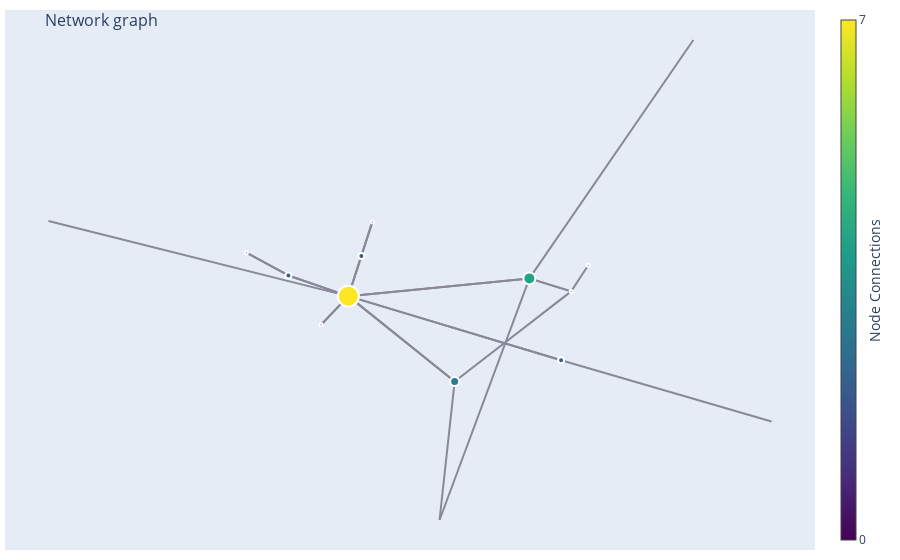

The notebook cell this image was saved under:
### Code cell
# Create a directed graph from the DataFrame
G = nx.from_pandas_edgelist(G_df.head(25), 'Source airport', 'Destination airport',create_using=nx.DiGraph())

# Calculate the number of connections for each node
node_adjacencies = [len(adjacencies) for node, adjacencies in G.adjacency()]


# Create a trace for nodes with different sizes based on the number of connections
node_trace = go.Scatter(
    x=[],
    y=[],
    mode='markers',
    hoverinfo='text',
    marker=dict(
        showscale=True,
        colorscale='Viridis',  # Use the 'Viridis' colorscale
        size=10,
        color=node_adjacencies,# Assign node_adjacencies directly to the color attribute
        opacity=1,#
        colorbar=dict(
            thickness=15,
            title='Node Connections',
            xanchor='left',
            titleside='right',
            tickvals=[min(node_adjacencies), max(node_adjacencies)],
            ticktext=[str(min(node_adjacencies)), str(max(node_adjacencies))],
        ),
        line_width=2)
)



# Calculate the layout of the graph (positions of nodes)
pos = nx.spring_layout(G)

# Set the layout coordinates for the nodes in the node trace
node_trace.x = [pos[node][0] for node in G.nodes()]
node_trace.y = [pos[node][1] for node in G.nodes()]

# Set the size and text attributes based on the number of connections
#node_trace.marker.size = node_adjacencies
#node_trace.text = ['# of connections: ' + str(adjacencies) for adjacencies in node_adjacencies]
#Para el tamaño de nodos 
factor=3
node_trace.marker.size = [factor * size for size in node_adjacencies]  
node_trace.text = ['# of connections: ' + str(adjacencies) for adjacencies in node_adjacencies]

# Create a trace for edges using the layout information
edge_x = []
edge_y = []
for edge in G.edges():
    x0, y0 = pos[edge[0]]
    x1, y1 = pos[edge[1]]
    edge_x += [x0, x1, None]
    edge_y += [y0, y1, None]

edge_trace = go.Scatter(
    x=edge_x, y=edge_y,
    mode='lines',
    line=dict(width=2, color='#889'),
    hoverinfo='none'
)



# Set the text attribute based on airport-related information
nodes_with_attributes = list(G.nodes(data=True))
node_trace.text = [
    f'Node: {node}, # of connections: {adjacencies}'
    for (node, _), adjacencies in zip(nodes_with_attributes, node_adjacencies)
]



# Create the figure
fig = go.Figure(data=[edge_trace, node_trace],
                layout=go.Layout(
                    title='<br>Network graph',
                    titlefont_size=16,
                    showlegend=False,
                    hovermode='closest',
                    margin=dict(b=10, l=5, r=5, t=10),
                    annotations=[dict(
                        text="",
                        showarrow=False,
                        xref="paper", yref="paper",
                        x=0.005, y=-0.002)],
                    xaxis=dict(showgrid=False, zeroline=False, showticklabels=False),
                    yaxis=dict(showgrid=False, zeroline=False, showticklabels=False)
                ))

# Show the figure
fig.show()

### Figure 1 — Plotly figure (JSON) as saved in the notebook; plotly's stock layout.template omitted (floating-point values rounded to 4 significant figures)
{"data": [{"hoverinfo": "none", "line": {"color": "#889", "width": 2}, "mode": "lines", "type": "scatter", "x": [-0.3024, -0.2329, null, -0.2329, -0.3024, null, -0.2329, -0.3857, null, -0.2329, 0.3096, null, -0.2329, 0.2287, null, -0.2329, -0.1997, null, -0.2329, 0.03816, null, -0.2329, -0.9974, null, -0.3857, -0.2329, null, -0.3857, -0.493, null, -0.493, -0.3857, null, 0.3096, -0.2329, null, 0.3096, 0.846, null, 0.2287, -0.2329, null, 0.2287, 0.3352, null, 0.2287, 0.6467, null, 0.2287, -0.000336, null, 0.3352, 0.2287, null, -0.1997, -0.1716, null, -0.1997, -0.2329, null, -0.1716, -0.1997, null, 0.3788, 0.3352, null, 0.03816, -0.2329, null, 0.03816, 0.3352, null, 0.03816, -0.000336, null], "y": [-0.1222, -0.009495, null, -0.009495, -0.1222, null, -0.009495, 0.07198, null, -0.009495, -0.2621, null, -0.009495, 0.0605, null, -0.009495, 0.1491, null, -0.009495, -0.3459, null, -0.009495, 0.2868, null, 0.07198, -0.009495, null, 0.07198, 0.1618, null, 0.1618, 0.07198, null, -0.2621, -0.009495, null, -0.2621, -0.5033, null, 0.0605, -0.009495, null, 0.0605, 0.009154, null, 0.0605, 1, null, 0.0605, -0.8918, null, 0.009154, 0.0605, null, 0.1491, 0.2831, null, 0.1491, -0.009495, null, 0.2831, 0.1491, null, 0.1123, 0.009154, null, -0.3459, -0.009495, null, -0.3459, 0.009154, null, -0.3459, -0.8918, null]}, {"hoverinfo": "text", "marker": {"color": [1, 7, 2, 1, 2, 0, 4, 1, 0, 0, 2, 1, 1, 3, 0], "colorbar": {"thickness": 15, "ticktext": ["0", "7"], "tickvals": [0, 7], "title": {"side": "right", "text": "Node Connections"}, "xanchor": "left"}, "colorscale": [[0, "#440154"], [0.1111, "#482878"], [0.2222, "#3e4989"], [0.3333, "#31688e"], [0.4444, "#26828e"], [0.5556, "#1f9e89"], [0.6667, "#35b779"], [0.7778, "#6ece58"], [0.8889, "#b5de2b"], [1, "#fde725"]], "line": {"width": 2}, "opacity": 1, "showscale": true, "size": [3, 21, 6, 3, 6, 0, 12, 3, 0, 0, 6, 3, 3, 9, 0]}, "mode": "markers", "text": ["Node: AER, # of connections: 1", "Node: KZN, # of connections: 7", "Node: ASF, # of connections: 2", "Node: MRV, # of connections: 1", "Node: CEK, # of connections: 2", "Node: OVB, # of connections: 0", "Node: DME, # of connections: 4", "Node: NBC, # of connections: 1", "Node: TGK, # of connections: 0", "Node: UUA, # of connections: 0", "Node: EGO, # of connections: 2", "Node: KGD, # of connections: 1", "Node: GYD, # of connections: 1", "Node: LED, # of connections: 3", "Node: SVX, # of connections: 0"], "type": "scatter", "x": [-0.3024, -0.2329, -0.3857, -0.493, 0.3096, 0.846, 0.2287, 0.3352, 0.6467, -0.000336, -0.1997, -0.1716, 0.3788, 0.03816, -0.9974], "y": [-0.1222, -0.009495, 0.07198, 0.1618, -0.2621, -0.5033, 0.0605, 0.009154, 1, -0.8918, 0.1491, 0.2831, 0.1123, -0.3459, 0.2868]}], "layout": {"annotations": [{"showarrow": false, "text": "", "x": 0.005, "xref": "paper", "y": -0.002, "yref": "paper"}], "hovermode": "closest", "margin": {"b": 10, "l": 5, "r": 5, "t": 10}, "showlegend": false, "title": {"font": {"size": 16}, "text": "<br>Network graph"}, "xaxis": {"showgrid": false, "showticklabels": false, "zeroline": false}, "yaxis": {"showgrid": false, "showticklabels": false, "zeroline": false}}}
